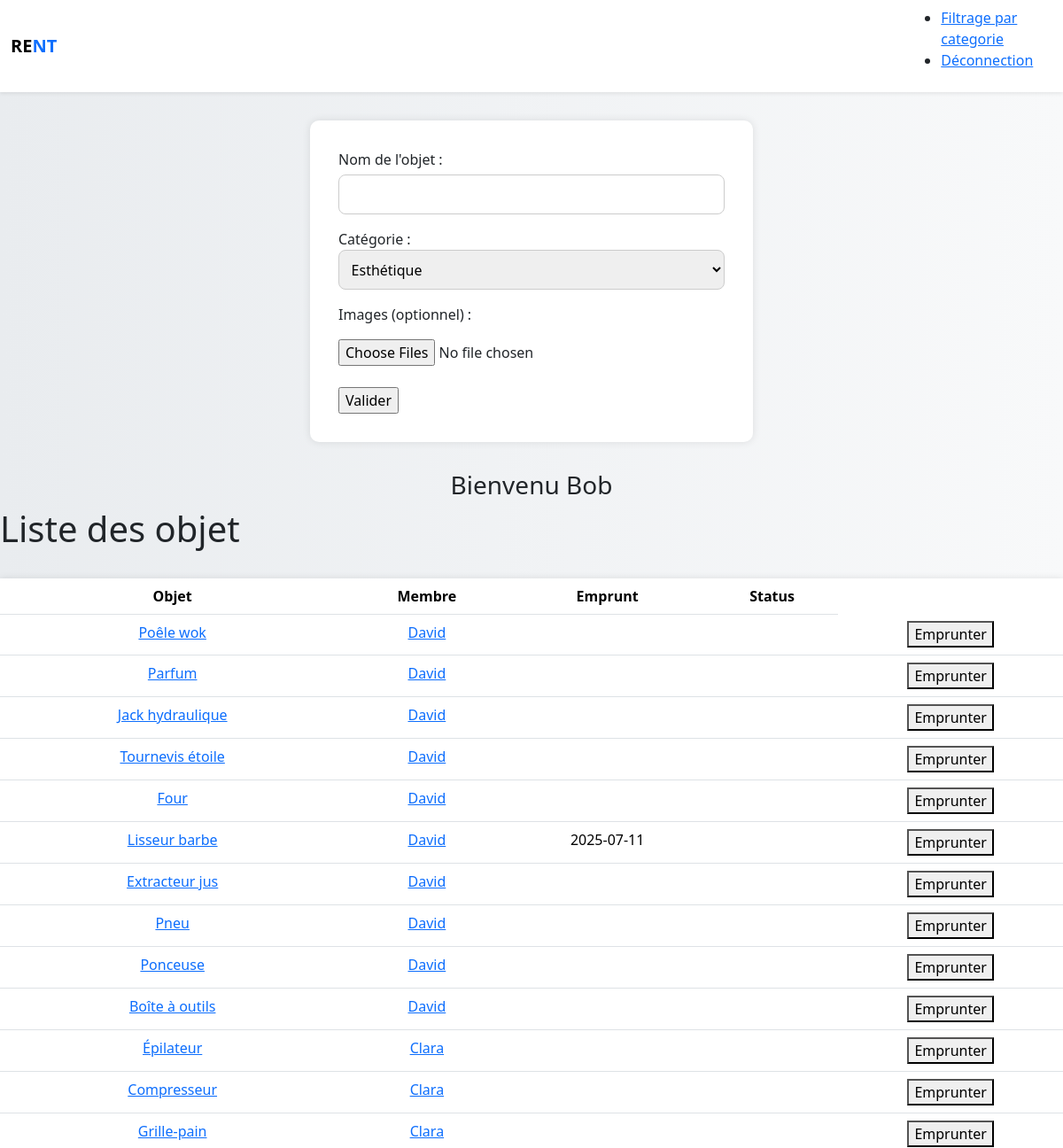
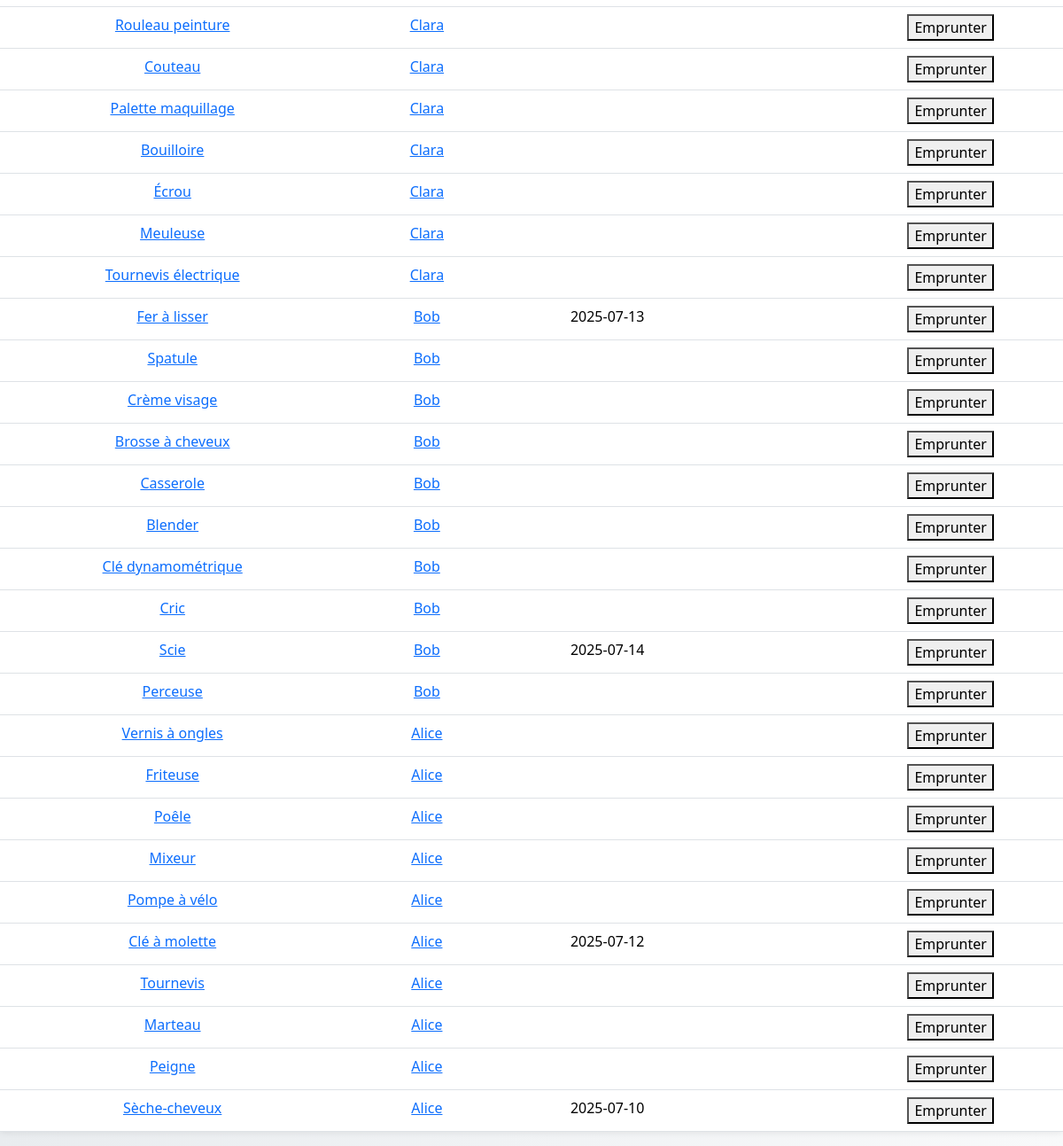
The page /pages/accueil.php (signed in) on the database its author committed (2 pictures, top to bottom).
### tables this page shows
CREATE TABLE s2_objet
(
    id_objet int primary key AUTO_INCREMENT,
    nom_objet varchar(20),
    id_categorie int,
    id_membre int, 
    FOREIGN KEY (id_categorie)  REFERENCES s2_categorie_objet (id_categorie) ON DELETE CASCADE,
    FOREIGN KEY (id_membre) REFERENCES s2_membre (id_membre) ON DELETE CASCADE
);

CREATE TABLE s2_membre
(
    id_membre int primary key AUTO_INCREMENT,
    nom char(25),
    date_de_naissance date,
    genre char(10),
    Email varchar(70),
    ville char(25),
    MotDepasse varchar(20),
    image_profil varchar(200)    
);

CREATE TABLE s2_emprunt
(
    id_emprunt  int primary key AUTO_INCREMENT,
    id_objet int,
    id_membre int,
    date_emprunt date,
    date_retour date,
    FOREIGN KEY (id_objet)  REFERENCES s2_objet (id_objet) ON DELETE CASCADE,
    FOREIGN KEY (id_membre) REFERENCES s2_membre (id_membre) ON DELETE CASCADE
);

### includer/connection.php (called while the page is built, shortened)
<?php
function dbconnect()
{
    static $connect = null;
    if ($connect === null) {
        $connect = mysqli_connect('localhost', 'root', '', 'db_s2_ETU003993');
        mysqli_set_charset($connect, 'utf8mb4');
    }
    return $connect;
}
?>

### includer/fonction.php (called while the page is built, shortened)
<?php
require("connection.php");
function list_cat() {
    $sql="SELECT s2_categorie_objet.id_categorie as id,s2_categorie_objet.nom_categorie as nom FROM s2_categorie_objet";
    $connect = mysqli_query(dbconnect(), $sql);
    $resultat=[];
    while($donnees = mysqli_fetch_assoc($connect)){
        $resultat[]= $donnees ;
    }
    return $resultat;
}
function aff_all_objet()
{
    $sql="SELECT s2_objet.id_objet AS id,
                s2_objet.nom_objet AS objet,
                s2_categorie_objet.nom_categorie AS categorie,
                s2_emprunt.date_retour AS date_retour,
                s2_membre.nom AS proprietaire,
                s2_membre.id_membre AS id_m,
                s2_objet.dispo AS disp
            FROM s2_objet
            JOIN s2_membre ON s2_objet.id_membre = s2_membre.id_membre
            JOIN s2_categorie_objet ON s2_objet.id_categorie = s2_categorie_objet.id_categorie
            LEFT JOIN s2_emprunt ON s2_objet.id_objet = s2_emprunt.id_objet
            ORDER BY s2_objet.id_objet DESC";
    $connect = mysqli_query(dbconnect(), $sql);
    return $connect;
}
?>

### pages/accueil.php (the view, shortened to what this page needs)
<?php
require("../includer/fonction.php");
$_nom = $_SESSION['nom'];
$val=aff_all_objet();
$donne = list_cat();
?>
<!DOCTYPE html>
<html lang="en">
<head>
    <link rel="stylesheet" href="../assets/css/styles.css">
    <link href="../assets/css/bootstrap.min.css" rel="stylesheet">
</head>
<body class="bg-light">
<nav class="navbar navbar-expand-lg navbar-light bg-white shadow-sm">
  <div class="container">
    <a class="navbar-brand fw-bold" href="#">RE<span class="text-primary">NT</span>
    </a>
  </div>
<ul>
    <li>
        <a href="select.php">Filtrage par categorie</a>
    </li>
    <li>
        <a href="deco.php">Déconnection</a>
    </li>
</ul>
</nav>
<form action="traitements/traitement_ajouter_objet.php" method="post" enctype="multipart/form-data">
    <p>Nom de l'objet : <input type="text" name="nom_obj" required></p>
    <p>
        Catégorie :
        <select name="id_c" required>
            <?php foreach($donne as $result) { ?>
                <option value="<?= $result["id"] ?>"><?= $result["nom"] ?></option>
            <?php } ?>
        </select>
    </p>
    <p>Images (optionnel) :</p>
    <input type="file" name="images[]" accept="image/*" multiple>
    <br><br>
    <input type="submit" value="Valider">
</form>
<h3 class="text-center">Bienvenu <?= $_nom ?></h3>
<h1>Liste des objet</h1>
<table class="table">
  <thead class="text-center">
    <tr class="bg-primary">
      <th scope="col">Objet</th>
      <th scope="col">Membre</th>
      <th scope="col">Emprunt</th>
      <th scope="col">Status</th>
    </tr>
  </thead>
  <tbody>
        <?php while($ls = mysqli_fetch_assoc($val))  {  ?>
                <tr>
                    <td><a href="objet.php?num=<?= $ls['id'];?>"><?= $ls['objet'];?></a></td>
                    <td><a href="profil.php?num=<?= $ls['id_m'] ?>"><?= $ls['proprietaire'];?></a></td>
                    <td><?= $ls['date_retour'];?></td>
                    <td><?= $ls['disp'];?></td>
                    <td><a href="dispo.php?id=<?= $ls['id'];?>&prop=<?= $ls['proprietaire'];?>"><button>Emprunter</button></a></td>
                </tr>
        <?php }  ?>
  </tbody>
</table>
</body>
</html>

### assets/css/styles.css (style rules this page uses)
:root { --primary: #0d6efd; --secondary: #6c757d; --light: #f8f9fa; --dark: #212529; --accent: #6610f2; --danger: #dc3545; }
body { font-family: 'Segoe UI', Tahoma, Geneva, Verdana, sans-serif; background: linear-gradient(to right, #e9ecef, #f8f9fa); margin: 0; padding: 0; }
form { max-width: 500px; margin: 2rem auto; background-color: white; padding: 2rem; border-radius: 10px; box-shadow: 0 0 10px rgba(0,0,0,0.1); }
form p { margin-bottom: 1rem; color: var(--dark); }
input[type="text"], input[type="email"], input[type="password"], input[type="date"], select { width: 100%; padding: 0.6rem; border: 1px solid #ccc; border-radius: 8px; margin-top: 0.3rem; }
table { width: 90%; margin: 2rem auto; border-collapse: collapse; background-color: #fff; box-shadow: 0 0 8px rgba(0,0,0,0.1); }
th, td { padding: 1rem; text-align: center; border: 1px solid #dee2e6; }
th { background-color: var(--primary); color: white; }

### rows shown on the page
s2_objet: nom_objet "Poêle wok", id_membre.nom "David"
s2_objet: nom_objet "Parfum", id_membre.nom "David"
s2_objet: nom_objet "Jack hydraulique", id_membre.nom "David"
s2_objet: nom_objet "Tournevis étoile", id_membre.nom "David"
s2_objet: nom_objet "Four", id_membre.nom "David"
s2_objet: nom_objet "Lisseur barbe", id_membre.nom "David", s2_emprunt.date_retour "2025-07-11"
s2_objet: nom_objet "Extracteur jus", id_membre.nom "David"
s2_objet: nom_objet "Pneu", id_membre.nom "David"
s2_objet: nom_objet "Ponceuse", id_membre.nom "David"
s2_objet: nom_objet "Boîte à outils", id_membre.nom "David"
s2_objet: nom_objet "Épilateur", id_membre.nom "Clara"
s2_objet: nom_objet "Compresseur", id_membre.nom "Clara"
s2_objet: nom_objet "Grille-pain", id_membre.nom "Clara"
s2_objet: nom_objet "Rouleau peinture", id_membre.nom "Clara"
s2_objet: nom_objet "Couteau", id_membre.nom "Clara"
s2_objet: nom_objet "Palette maquillage", id_membre.nom "Clara"
s2_objet: nom_objet "Bouilloire", id_membre.nom "Clara"
s2_objet: nom_objet "Écrou", id_membre.nom "Clara"
s2_objet: nom_objet "Meuleuse", id_membre.nom "Clara"
s2_objet: nom_objet "Tournevis électrique", id_membre.nom "Clara"
s2_objet: nom_objet "Fer à lisser", id_membre.nom "Bob", s2_emprunt.date_retour "2025-07-13"
s2_objet: nom_objet "Spatule", id_membre.nom "Bob"
s2_objet: nom_objet "Crème visage", id_membre.nom "Bob"
s2_objet: nom_objet "Brosse à cheveux", id_membre.nom "Bob"
s2_objet: nom_objet "Casserole", id_membre.nom "Bob"
s2_objet: nom_objet "Blender", id_membre.nom "Bob"
s2_objet: nom_objet "Clé dynamométrique", id_membre.nom "Bob"
s2_objet: nom_objet "Cric", id_membre.nom "Bob"
s2_objet: nom_objet "Scie", id_membre.nom "Bob", s2_emprunt.date_retour "2025-07-14"
s2_objet: nom_objet "Perceuse", id_membre.nom "Bob"
s2_objet: nom_objet "Vernis à ongles", id_membre.nom "Alice"
s2_objet: nom_objet "Friteuse", id_membre.nom "Alice"
s2_objet: nom_objet "Poêle", id_membre.nom "Alice"
s2_objet: nom_objet "Mixeur", id_membre.nom "Alice"
s2_objet: nom_objet "Pompe à vélo", id_membre.nom "Alice"
s2_objet: nom_objet "Clé à molette", id_membre.nom "Alice", s2_emprunt.date_retour "2025-07-12"
s2_objet: nom_objet "Tournevis", id_membre.nom "Alice"
s2_objet: nom_objet "Marteau", id_membre.nom "Alice"
s2_objet: nom_objet "Peigne", id_membre.nom "Alice"
s2_objet: nom_objet "Sèche-cheveux", id_membre.nom "Alice", s2_emprunt.date_retour "2025-07-10"

### other values the page prints
$_nom "Bob"
form field id_c "Esthétique"
